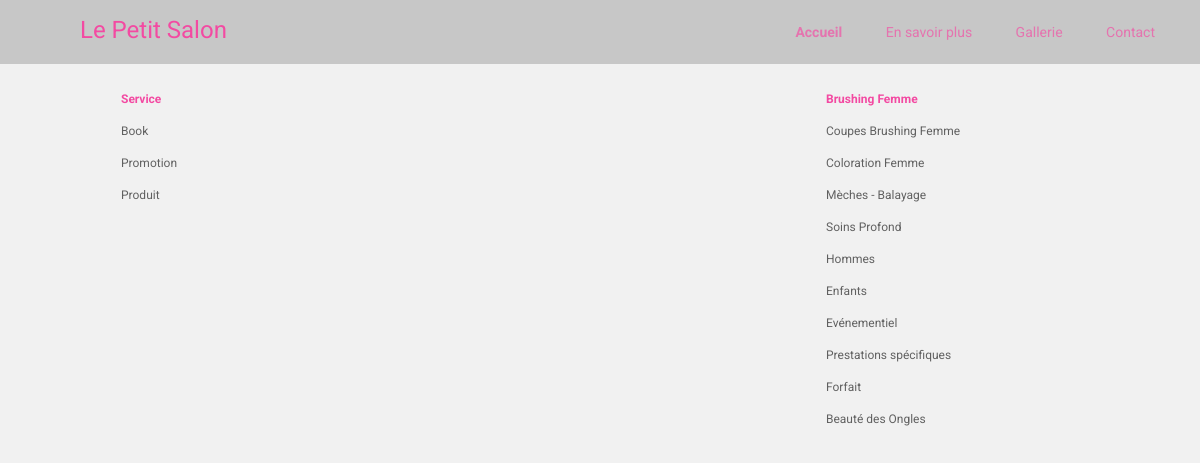
/, run on an earlier commit of the app's database.
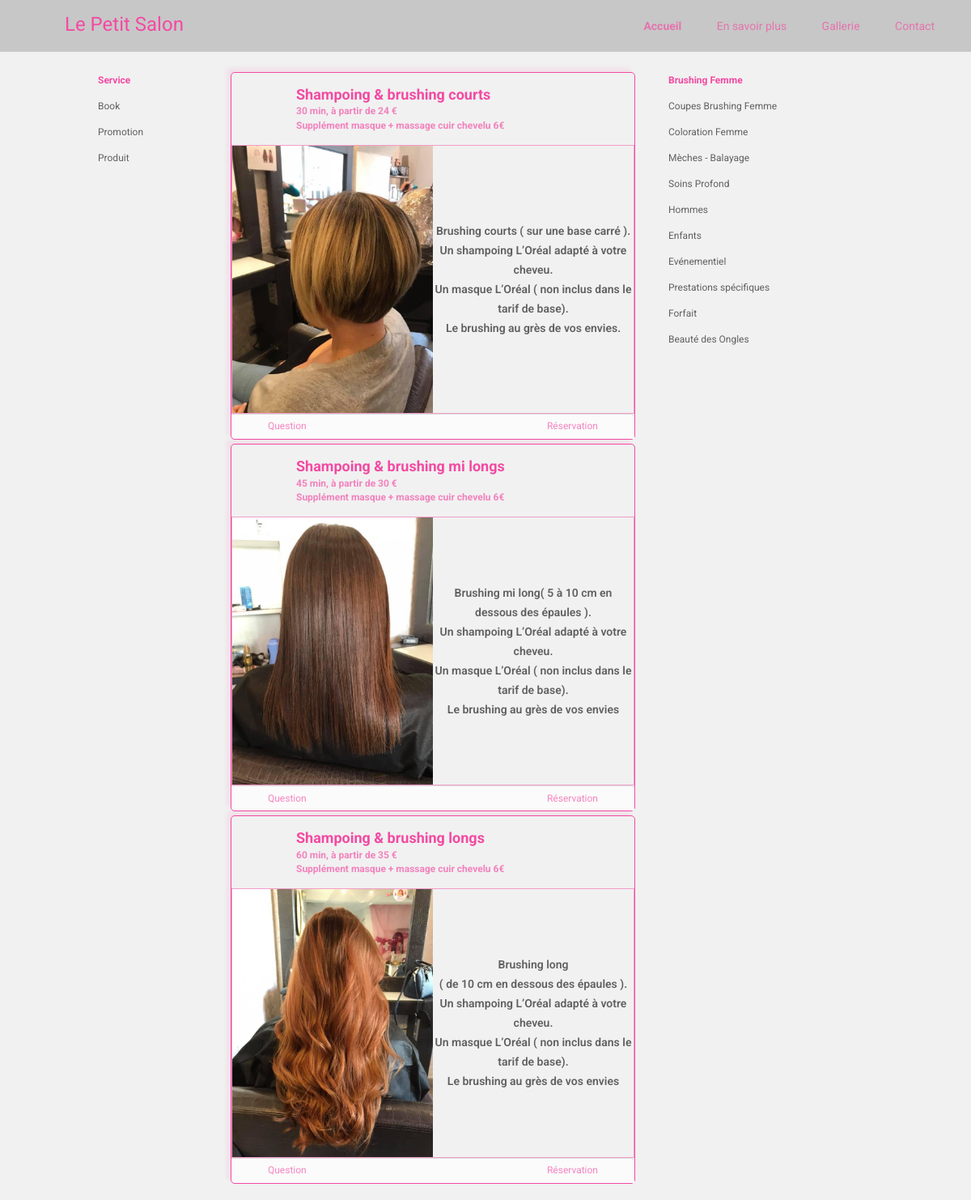
And on a later commit of the database.
### tables this page shows
CREATE TABLE "service" (
	"key"	INTEGER,
	"categorie"	TEXT,
	"titre"	TEXT,
	"prix"	TEXT,
	"temps"	NUMERIC,
	"img"	BLOB,
	"supplement"	TEXT,
	"affichage"	TEXT,
	PRIMARY KEY("key")
);

### app/db.php (called while the page is built, shortened)
<?php
function getPDO (): PDO {
    return new PDO("sqlite:../app/lepetitsalon.db", null, null, [
        PDO::ATTR_ERRMODE => PDO::ERRMODE_EXCEPTION,
        PDO::ATTR_DEFAULT_FETCH_MODE => PDO::FETCH_ASSOC
    ]);
}
function targetService (): array {
    $pdo = getPDO();
    $categorie = targetCategorie();
    $query = $pdo->query("SELECT * FROM service WHERE categorie='$categorie'");
    return $query->fetchALL();
    }

### app/html.php (the view, shortened to what this page needs)
<?php
function service_html( $service) {
    $title = $service['titre'] ;
    $temps = $service['temps'];
    $prix = $service['prix'] ;
    $photo = '/img/';
    $photo .= $service['img'];
    $photo .= '.jpg';
    $supplement = $service['supplement'];
    $affichage = nl2br(htmlentities($service['affichage']));
    return
    <<<HTML
            <article class="card-service">
                <header class="card-header">
                    <div src="" alt="" class="card-avatar"></div>
                    <div class="card-title">$title
                        <div class="card-prix">$temps min, à partir de $prix €</div>
                        <div class="card-prix">$supplement</div>
                    </div>
                </header>
                <div class="card-description-service">
                    <img src="$photo" alt="" class="card-image-service">
                    <p class="com-service">$affichage</p>
                </div>
                <footer class="card-footer">
                    <a href="/contact" class="footer-question">Question</a>
                    <a href="https://www.planity.com/le-petit-salon-06460-saint-vallier-de-thiey" class="footer-reservation">Réservation</a>
                </footer>
            </article>
    HTML;
}
function nav_item(string $lien, string $titre): string {
    $adress = adress();
    $active = '';
    $verif = explode("/", $lien);
    if ($adress[1] === $verif[1]) {
        $active = '-active';
    }
    return <<<HTML
    <a class="nav-link{$active}" href="{$lien}">$titre</a>
    HTML;
}
function nav_item_left (string $lien, string $titre): string {
    $adress = adress();
    $active = '';
    $verif = explode("/", $lien);
    if ($adress[2] === $verif[2]) {
        $active = '-active';
    }
    return <<<HTML
    <a class="nav-link{$active}" href="{$lien}">$titre</a>
    HTML;
}
function nav_item_right (string $lien, $titre): string {
    $adress = adress();
    $active = '';
    $verif = explode("/", $lien);
    if ($adress[3] === $verif[3]) {
        $active = '-active';
    }
    return <<<HTML
    <a class="nav-link{$active}" href="{$lien}">$titre</a>
    HTML;
}
function nav_generate_top () {
    $tops = CATEGORIE['top'];
    foreach ($tops as $top => $key) {
        $nom = $key[0];
        $rendu [] = nav_item("/$top", "$nom");
    }
    return $rendu;
}
function nav_generate_left () {
    $lefts = CATEGORIE['left'];
    foreach ($lefts as $left => $key) {
        $nom = $key[0];
        $rendu [] = nav_item_left("/accueil/$left", "$nom");
    }
    return $rendu;
}
function nav_generate_right () {
    $adress = adress();
    $type = $adress[2];
    $ici = $adress[1];
    $categories = CATEGORIE[$type];
    foreach ($categories as $categorie => $key) {
        $nom = $key[0];
        $rendu [] = nav_item_right("/$ici/$type/$categorie", "$nom");
    }
    return $rendu;
}

### public/index.php (shortened to what this page needs)
<?php
$pathway =__DIR__;
require "$pathway/../app/function.php";
require "$pathway/../app/db.php";
require "$pathway/../app/htmladmin.php";
require "$pathway/../app/html.php";
$adress = adress();
$pageMain1 = '';
?>
<!DOCTYPE html>
<html lang="fr">
<head>
    <link rel="stylesheet" href="<?php $pathway?>/app.css">
</head>
<?php
path($pathway, $adress[1]);
$pageMain = ob_get_clean();
if ($adress[1] === '' || $adress[1] === 'accueil' || $adress[1] === 'admin' ) {
    subpath($pathway, $adress[1], $adress[2]);
    $pageMain1 = ob_get_clean();
}
require "$pathway/../elements/layout.php";

### app/function.php (shortened to what this page needs)
<?php
function adress() {
    $uri = $_SERVER['REQUEST_URI'];
    $adress = explode("/", $uri);
    if (empty($adress[1])) {
        $adress[1] = 'accueil';
    }
    if (empty($adress[2])) {
        $adress[2] = 'service';
    }
    if (empty($adress[3])) {
        if ($adress[2] === 'service') {
            $adress[3] = 'brushing';
        }
    }
    return $adress;
}
function targetCategorie () {
    $adress = adress();
    if (array_key_exists(3, $adress)) {
        $categorie = $adress[3];
    }
    return $categorie;
}
function path (string $pathway, string $adress) {
    $filename = "$pathway/../view/$adress.php";
    if (file_exists($filename)) {
        return (require $filename);
    } else { return (require "$pathway/../view/accueil.php");
    }
}
function subpath (string $pathway, string $adress, string $subadress) {
    $filename = "$pathway/../view/$adress/$subadress.php";
    if (file_exists($filename)) {
        return (require $filename);
    } else { return (require "$pathway/../view/accueil/service.php");
    }
}

### view/accueil.php
<nav class="sidebar">
        <?php foreach(nav_generate_left() as $lien):?>
            <?=$lien?>
        <?php endforeach;?>
</nav>

### view/accueil/service.php
    <main class="main">
        <?php foreach(targetService() as $service): ?>
            <?= service_html($service, $pathway) ?>
        <?php endforeach; ?>
    </main>
    <aside class="aside">
        <nav class="asidebar">
            <?php foreach(nav_generate_right() as $lien):?>
                <?=$lien?>
            <?php endforeach;?>
        </nav>
    </aside>
</div>

### elements/layout.php
<body>
    <header class="topbar">
        <a href="/accueil" class="topbar-logo">Le Petit Salon</a>
        <nav class="topbar-nav">
            <?php foreach(nav_generate_top() as $lien):?>
                <?=$lien?>
            <?php endforeach;?>
        </nav>
    </header>
    <div class="container">
    <?=$pageMain ?>
    <?=$pageMain1 ?>
</body>
</html>

### public/app.css (style rules this page uses)
*, *::before, *::after { box-sizing: border-box; }
body { margin: 0; font-family: 'Roboto',sans-serif; font-size: 14px; line-height: 1.3; color: rgba(0, 0, 0, 0.6); background: #f1f1f1; }
a { color: inherit; text-decoration: none; }
.topbar { color: rgb(243,74,162); background: #c7c7c7; }
.topbar a { text-decoration: none; }
.topbar-logo { display: block; padding: 11px 0; text-align: center; font-size: 24px; }
.topbar-logo::before { content: ''; display: inline-block; width: 35px; height: 35px; margin-top: -2px; margin-right: 20px; vertical-align: middle; background: center center / contain no-repeat; background-image: url(./img/lpsbr.png); }
.topbar-nav { padding-bottom: 16px; text-align: center; line-height: 2; }
.topbar-nav a { display: inline-block; margin: 0 12px; color: rgb(243,74,162,0.67); transition: color .3s; }
.topbar-nav a:hover, .nav-link-active { font-weight: bold; color: rgb(243,74,162); }
.container { margin-top: 20px; margin-right: auto; margin-bottom: 20px; margin-left: auto; padding: 0 15px; max-width: 1080px; }
.sidebar { display: flex; flex-wrap: wrap; margin-bottom: 20px; font-size: 12px; }
.sidebar a { display: block; width: 50%; padding: 0.6em 0; padding-left: 10px; border: solid 1px transparent; text-decoration: none; transition: .3s; }
.asidebar { display: flex; flex-wrap: wrap; margin-bottom: 20px; font-size: 12px; }
.asidebar a { display: block; width: 50%; padding: 0.6em 0; padding-left: 10px; border: solid 1px transparent; text-decoration: none; transition: .3s; }
.sidebar a::before { content: ''; display: inline-block; width: 15px; height: 15px; margin-top: -2px; margin-right: 20px; vertical-align: middle; opacity: .67; background: center center / contain no-repeat; background-image: url(./img/lpsbr.png); transition: opacity .3s; }
.card-header { display: flex; position: relative; padding: 10px; }
.card-avatar { left: 10px; margin-right: 10px; }
.card-avatar { content: ''; display: inline-block; width: 50px; height: 50px; margin-top: 8px; margin-right: 20px; vertical-align: middle; background: center center / contain no-repeat; background-image: url(./img/lpsbr.png); }
.card-title { margin: 5px 0; font-size: 18px; font-weight: bold; color: rgb(243,74,162); }
.card-prix { font-size: 12px; margin-top: 2px; color: rgb(243,74,162,0.67); }
.com-service { display: block; text-align: center; line-height: 1.5rem; width: 50%; font-weight: 600; margin: auto; }
.card-footer { display: flex; flex-wrap: wrap; justify-content: space-between; border-top: solid 1px #dbdbdb; border-radius: 0 5px; font-size: 12px; color: rgb(243,74,162,0.67); background: #fbfbfb; }
.card-service { margin-top: 5px; border: solid 1px rgb(243,74,162); border-radius: 5px; box-shadow: -5px -5px 5px rgb(243,74,162,0.1); }
.card-description-service { display: flex; border: solid 1px rgb(243,74,162,0.5); }
.card-image-service { display: block; width: 50%; margin: 0; }
.card-footer a { display: block; padding: 0.6em 0; padding-right: 10px; padding-left: 10px; text-decoration: none; transition: .3s; }
.footer-question::before, .footer-reservation::after { content: ''; display: inline-block; width: 15px; height: 15px; vertical-align: middle; opacity: .67; background: center center / contain no-repeat; }
.footer-question::before { margin-top: -2px; margin-right: 20px; background-image: url(./img/lpsbr.png); }
.footer-reservation::after { margin-top: -2px; margin-left: 20px; background-image: url(./img/lpsbr.png); }
@media only screen and (min-width:652px) { .topbar { display: flex; align-items: center; justify-content: space-between; height: 64px; padding: 0 25px; } }
@media only screen and (min-width:652px) { .topbar-logo, .topbar-nav { padding: 0; } }
@media only screen and (min-width:652px) { .topbar-nav a { margin: 0 20px; } }
@media only screen and (min-width:950px) { .container { display: flex; } }
@media only screen and (min-width:950px) { .sidebar { display: block; flex: none; width: 180px; } }
@media only screen and (min-width:950px) { .sidebar a, .asidebar a { width: 100%; } }
@media only screen and (min-width:950px) { .main { width: 100%; margin-right: 30px; margin-left: 30px; } }
@media only screen and (min-width:950px) { .aside { flex: none; width: 310px; } }

What changed in the data, as far as the page shows it:
now on this page (row edited): service: titre "Shampoing & brushing courts", temps "30", prix "24", supplement "Supplément masque + massage cuir chevelu 6€", img (picture), affichage "Brushing courts ( sur une base carré ). Un shampoing L’Oréal adapté à votre cheveu. Un masque L’Oréal ( non inclus dans le tarif de base). Le brushing au grès de vos envies."
now on this page (row edited): service: titre "Shampoing & brushing mi longs", temps "45", prix "30", supplement "Supplément masque + massage cuir chevelu 6€", img (picture), affichage "Brushing mi long( 5 à 10 cm en dessous des épaules ). Un shampoing L’Oréal adapté à votre cheveu. Un masque L’Oréal ( non inclus dans le tarif de base). Le brushing au grès de vos envies"
now on this page (row edited): service: titre "Shampoing & brushing longs", temps "60", prix "35", supplement "Supplément masque + massage cuir chevelu 6€", img (picture), affichage "Brushing long ( de 10 cm en dessous des épaules ). Un shampoing L’Oréal adapté à votre cheveu. Un masque L’Oréal ( non inclus dans le tarif de base). Le brushing au grès de vos envies"
